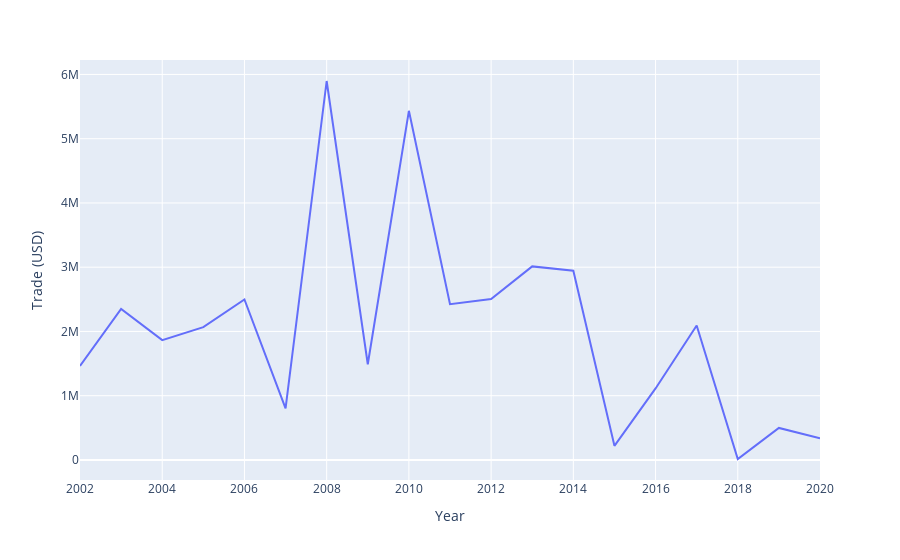

The notebook cell this image was saved under:
### Code cell
#Plotting historical imports based on trade value in USD
mexicoTradeImports = px.line(importData, x='Year', y='Trade (USD)')
mexicoTradeImports

### Figure 1 — Plotly figure (JSON) as saved in the notebook; plotly's stock layout.template omitted (floating-point values rounded to 4 significant figures)
{"data": [{"hovertemplate": "Year=%{x}<br>Trade (USD)=%{y}<extra></extra>", "legendgroup": "", "line": {"color": "#636efa", "dash": "solid"}, "marker": {"symbol": "circle"}, "mode": "lines", "name": "", "orientation": "v", "showlegend": false, "type": "scatter", "x": [2020, 2019, 2018, 2017, 2016, 2015, 2014, 2013, 2012, 2011, 2010, 2009, 2008, 2007, 2006, 2005, 2004, 2003, 2002], "xaxis": "x", "y": [335624, 498626, 14807, 2092595, 1112995, 219762, 2946187, 3012368, 2505680, 2423420, 5434111, 1489424, 5898099, 801211, 2497327, 2067877, 1865693, 2349246, 1463798], "yaxis": "y"}], "layout": {"legend": {"tracegroupgap": 0}, "margin": {"t": 60}, "xaxis": {"anchor": "y", "domain": [0, 1], "title": {"text": "Year"}}, "yaxis": {"anchor": "x", "domain": [0, 1], "title": {"text": "Trade (USD)"}}}}
